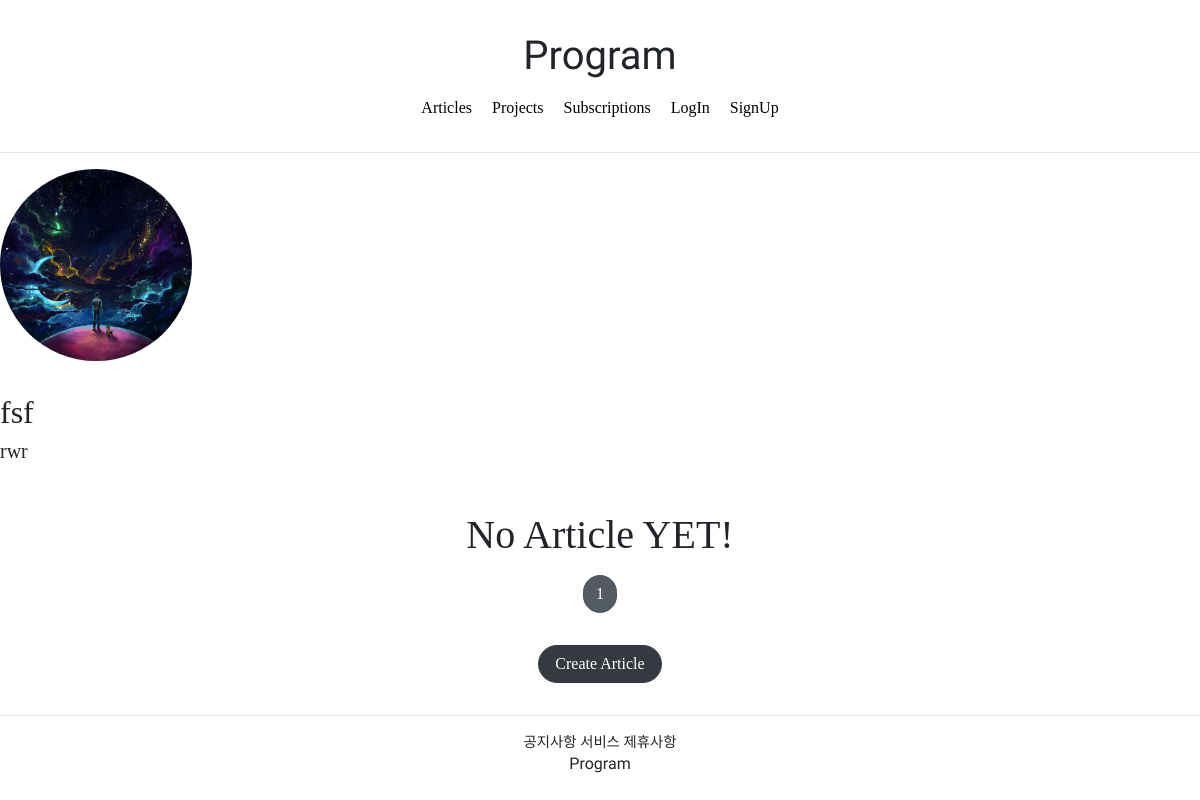
The app's page /projects/detail/1, older data.
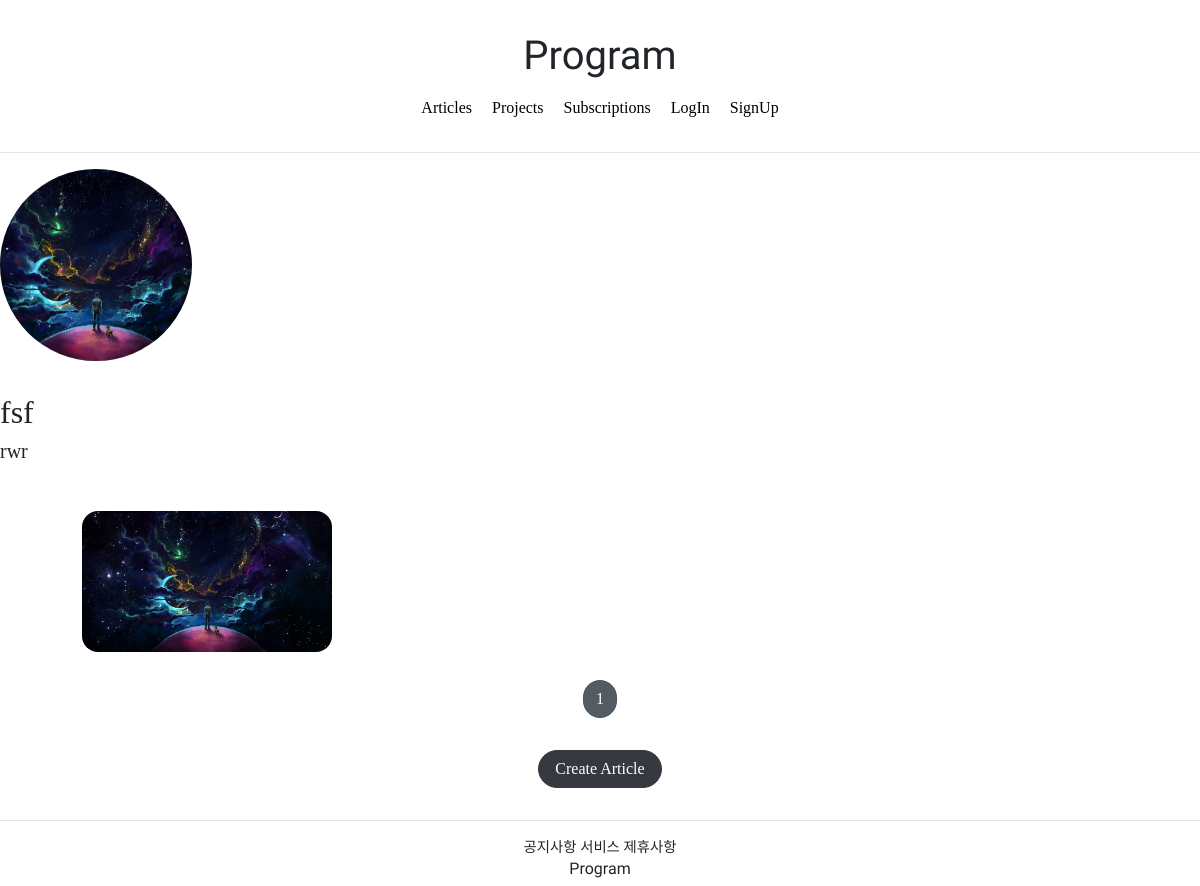
The same page, newer data.
### projectapp/models.py (models this page shows, shortened)
class Project(models.Model):
    image = models.ImageField(upload_to="project/", null=False)
    title = models.CharField(max_length=20, null=False)
    description = models.CharField(max_length=200, null=False)
    created_at = models.DateTimeField(auto_now=True)

### articleapp/models.py (models this page shows)
class Article(models.Model):
    writer = models.ForeignKey(User, on_delete=models.SET_NULL, related_name="article", null=True)
    project = models.ForeignKey(Project, on_delete=models.SET_NULL,
                                related_name="article", null=True)
    title = models.CharField(max_length=200, null=True)
    image = models.ImageField(upload_to="article/", null=False)
    content = models.TextField(null=True)
    created_at = models.DateField(auto_created=True, null=True)

### projectapp/views.py (the view)
# urls.py: path("detail/<int:pk>", ProjectDetailView.as_view(), name='detail'),
class ProjectDetailView(DetailView, MultipleObjectMixin):
    model = Project
    context_object_name = "target_project"
    template_name = "projectapp/detail.html"
    paginate_by = 25
    def get_context_data(self, **kwargs):
        project = self.object
        user = self.request.user
        if user.is_authenticated:
            subscription = Subscription.objects.filter(user=user, project=project)
        else:
            subscription = None
        object_list = Article.objects.filter(project=self.get_object())
        return super(ProjectDetailView, self).get_context_data(object_list=object_list,
                                                               subscription=subscription,
                                                               **kwargs)

### projectapp/templates/projectapp/detail.html (shortened to what this page needs)
{% extends 'base.html' %}
{% block content %}
    <div>
        <div class="text-align: center; max-width:500px; margin: 4rem auto 1.5rem auto;">
            <img src="{{ target_project.image.url }}" alt=""
                 style="height: 12rem; width: 12rem; border-radius: 20rem; margin-bottom: 2rem; object-fit: cover;">
            <h2 style="font-family: 'NanumSquareRoundOTFL'">
                {{ target_project.title }}
            </h2>
            <h5>
                {{ target_project.description }}
            </h5>
        </div>
        <div>
            {% include "snippets/list_fragment.html" with article_list=object_list %}
        </div>
    </div>
{% endblock %}

### templates/base.html
<!DOCTYPE html>
<html lang="en">
{% include 'head.html' %}
<body style="font-family: 'NanumSquareRoundOTFR';">
{% include 'header.html' %}
<hr>
{% block content %}
{% endblock %}
<hr>
{% include "footer.html" %}
</body>
</html>

### templates/head.html (shortened to what this page needs)
{% load static %}
<head>
    <link rel="stylesheet" href="https://cdn.jsdelivr.net/npm/bootstrap@4.5.3/dist/css/bootstrap.min.css"
>
    <link rel="stylesheet" type="text/css" href="{% static 'base.css' %}">
</head>

### templates/header.html (shortened to what this page needs)
<div class="program_header">
    <div>
        <h1 class="program_logo">Program</h1>
    </div>
    <div class="program_header_navbar">
        <a href="{% url 'articleapp:list' %}" class="program_header_nav">
            <span>Articles</span>
        </a>
        <a href="{% url 'projectapp:list' %}" class="program_header_nav">
            <span>Projects</span>
        </a>
        <a href="{% url 'subscribeapp:list' %}" class="program_header_nav">
            <span>Subscriptions</span>
        </a>
        {% if not user.is_authenticated %}
            <a href="{% url 'account:login' %}?next={{ request.path }}" class="program_header_nav">
                <span>LogIn</span>
            </a>
            <a href="{% url 'account:create' %}" class="program_header_nav">
                <span>SignUp</span>
            </a>
        {% endif %}
    </div>
</div>

### templates/snippets/list_fragment.html (shortened to what this page needs)
{% load static %}
{% if article_list %}
    <div class="container">
        {% for article in article_list %}
            <a href="{% url 'articleapp:detail' pk=article.pk %}">
                {% include 'snippets/card.html' with article=article %}
            </a>
        {% endfor %}
    </div>
{% else %}
    <div class="text-center">
        <h1>No Article YET!</h1>
    </div>
{% endif %}
{% include 'snippets/pagination.html' with page_obj=page_obj %}
<div style="text-align: center;">
    <a href="{% url 'articleapp:create' %}" class="btn btn-dark rounded-pill px-3 mt-3 mb-3">
        Create Article
    </a>
</div>

### templates/snippets/card.html
<div>
    <img src="{{ article.image.url }}" alt="">
</div>

### templates/snippets/pagination.html (shortened to what this page needs)
<div style="text-align: center; margin: 1rem 0;">
    <a href="{% url 'articleapp:list' %}?page={{ page_obj.number }}"
       class="btn btn-secondary rounded-pill active">
        {{ page_obj.number }}
    </a>
</div>

### templates/footer.html
<div class="program_footer">
    <div class="program_footer_button" >
        <span>공지사항</span>
        <span>서비스</span>
        <span>제휴사항</span>
    </div>
    <div class="program_footer_logo">
        <h6>Program</h6>
    </div>
</div>

### static/base.css (style rules this page uses)
.program_footer_logo { font-family: 'Nerko One', cursive; }
.program_header { text-align: center; margin: 2rem 0; }
.program_footer { text-align: center; margin-top: 2rem 0; }
.program_footer_button { text-align: center; font-size: .9rem; }
.program_logo { font-family: 'Nerko One', cursive; }
a { color: black; }
.program_header_nav { margin: 0rem 0.5rem; }
.program_header_navbar { margin: 1rem 0; }

### templates/snippets/list_fragment.html (style rules this page uses)
.container { padding: 0; margin: 0 auto; }
.container a { width: 45%; max-width: 250px; }
.container div { display: flex; justify-content: center; align-items: center; border-radius: 1rem; }
.container img { width: 100%; border-radius: 1rem; }

Row changes from the older to the newer data that the page shows:
added Article: image (picture)
Text that changed along with them:
text no longer shown: "No Article YET!"
